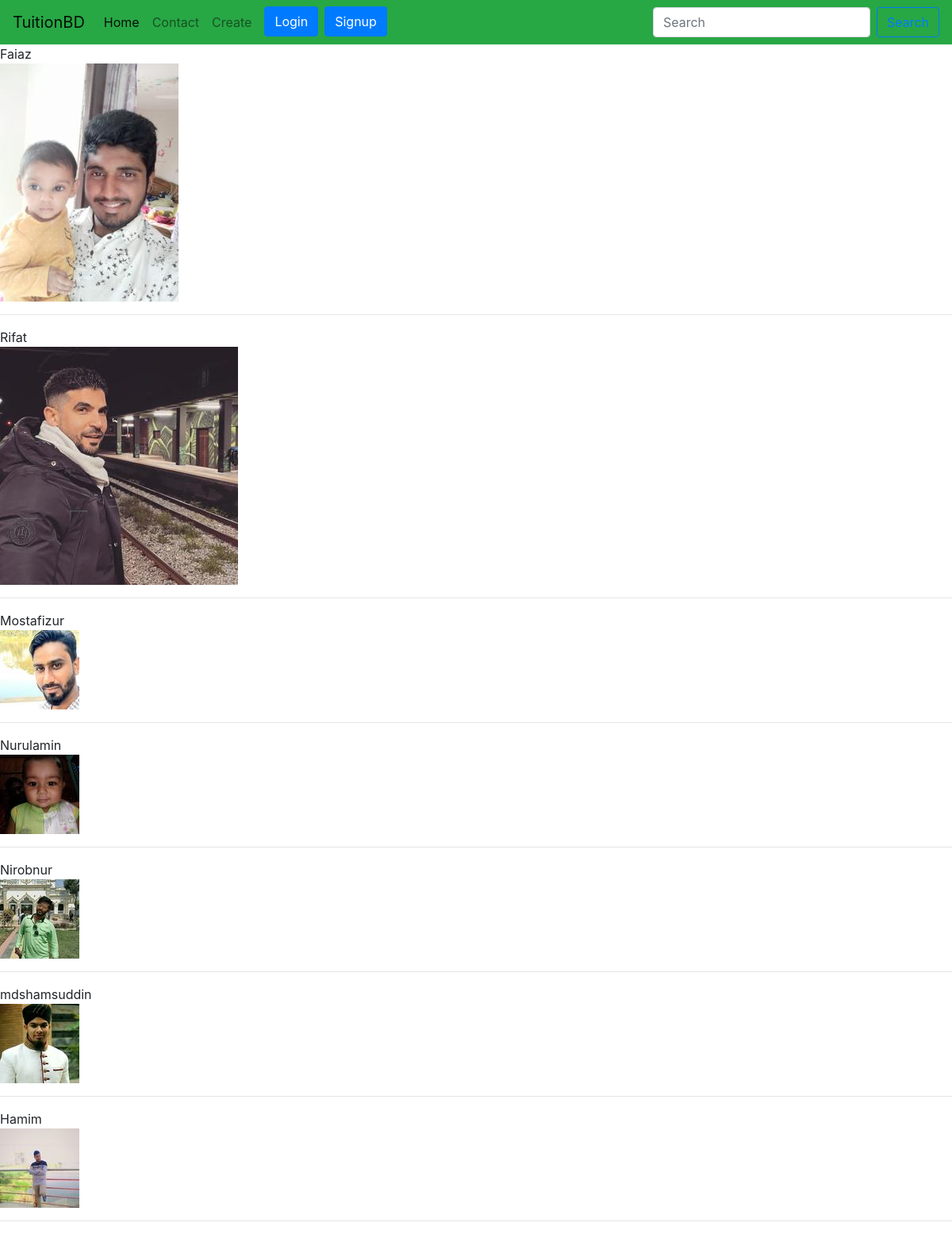
Page /tuition/posts/ on the committed database.
### tuition/models.py (models this page shows, shortened)
class Post(models.Model):
    CATEGORY=(
        ('Teacher','Teacher'),
        ('Student','Student'),
    )
    MEDIUM=(
        ('bangla','bangla'),
        ('English','English'),
        ('Urdu','Urdu'),
        ('Hindi','Hindi'),
        ('Arabic','Arabic'),
    )
    user=models.ForeignKey(User,on_delete=models.CASCADE, blank=True, null= True)
    id=models.AutoField(primary_key=True)
    title=models.CharField(max_length=101)
    slug=models.CharField(max_length=100, default=title)
    email=models.EmailField()
    salary=models.FloatField()
    details=models.TextField()
    available=models.BooleanField()
    category=models.CharField(max_length=100,choices=CATEGORY)
    created_at=models.DateTimeField(default=now)
    image=models.ImageField(default='default.jpg', upload_to='tuition/images')
    medium=MultiSelectField(max_length=100, max_choices=5, choices=MEDIUM, default='bangla')
    subject=models.ManyToManyField(Subject, related_name='subject_set')
    class_in=models.ManyToManyField(Class_in, related_name='class_set')
    district=models.CharField(max_length=100, null=True, blank=True)
    likes=models.ManyToManyField(User, related_name='post_likes')
    views=models.ManyToManyField(User, related_name='post_views')
    objects=models.Manager()
    items=PostManager()

### tuition/views.py (the view)
# urls.py: path('posts/',postview,name="posts"),
def postview(request):
    post=Post.objects.all()
    return render(request, 'tuition/postview.html',{'post':post})

### templates/tuition/postview.html
{% extends 'basic.html' %}
{% block body %}
{% for p in post %}
{{p.title}} <br>
<img src="/media/{{p.image}}" alt="">
<hr>
{% endfor %}
{% endblock body %}

### templates/basic.html (shortened to what this page needs)
<!DOCTYPE html>
<html lang="en">
<head>
  <link rel="stylesheet" href="https://cdn.jsdelivr.net/npm/bootstrap@4.5.3/dist/css/bootstrap.min.css"
 />
  {% load static %}
  {% load notifications_tags %}
</head>
<body >
  <nav class="navbar navbar-expand-lg navbar-light bg-success">
    <a class="navbar-brand" href="/">TuitionBD</a>
    <div class="collapse navbar-collapse" id="navbarSupportedContent">
      <ul class="navbar-nav mr-auto">
        <li class="nav-item active">
          <a class="nav-link" href="{% url 'homeview' %}">Home <span class="sr-only">(current)</span></a>
        </li>
        <li class="nav-item">
          <a class="nav-link" href="/tuition/contact/">Contact</a>
        </li>
        <li class="nav-item">
          <a class="nav-link" href="/tuition/create/">Create</a>
        </li>
        {% notifications_unread as unread_count %}
        {% if user.is_authenticated %}
        <li class="nav-item dropdown">
          <a class="nav-link dropdown-toggle" href="#" id="navbarDropdown" role="button" data-toggle="dropdown"
            aria-haspopup="true" aria-expanded="false">
            {{user.username}}
          </a>
          <div class="dropdown-menu" aria-labelledby="navbarDropdown">
            <a class="dropdown-item" href="/session/ownerprofile/">Profile</a>
            <a class="dropdown-item" href="/session/logout/">Logout</a>
            <a class="dropdown-item" href="/session/password/">Change Password</a>
            <a class="dropdown-item" href="/session/userpro/">Create Profile</a>
          </div>
        </li>
        {% else %}
        <li class="nav-item">
          <a class="btn btn-primary ml-2" href="/session/login/">Login</a>
        </li>
        <li class="nav-item">
          <a class="btn btn-primary ml-2" href="/session/signup/">Signup</a>
        </li>
        {% endif %}
      </ul>
      <form method="post" action="/tuition/search/" class="form-inline my-2 my-lg-0">
        <input class="form-control mr-sm-2" type="search" placeholder="Search" name="search" aria-label="Search" />
        <button class="btn btn-outline-primary my-2 my-sm-0" type="submit">
        </button>
      </form>
    </div>
  </nav>
   {% block body %} {% endblock body %}
</body>
</html>

### rows in the picture
Post: title "Faiaz", image (picture)
Post: title "Rifat", image (picture)
Post: title "Mostafizur", image (picture)
Post: title "Nurulamin", image (picture)
Post: title "Nirobnur", image (picture)
Post: title "mdshamsuddin", image (picture)
Post: title "Hamim", image (picture)
